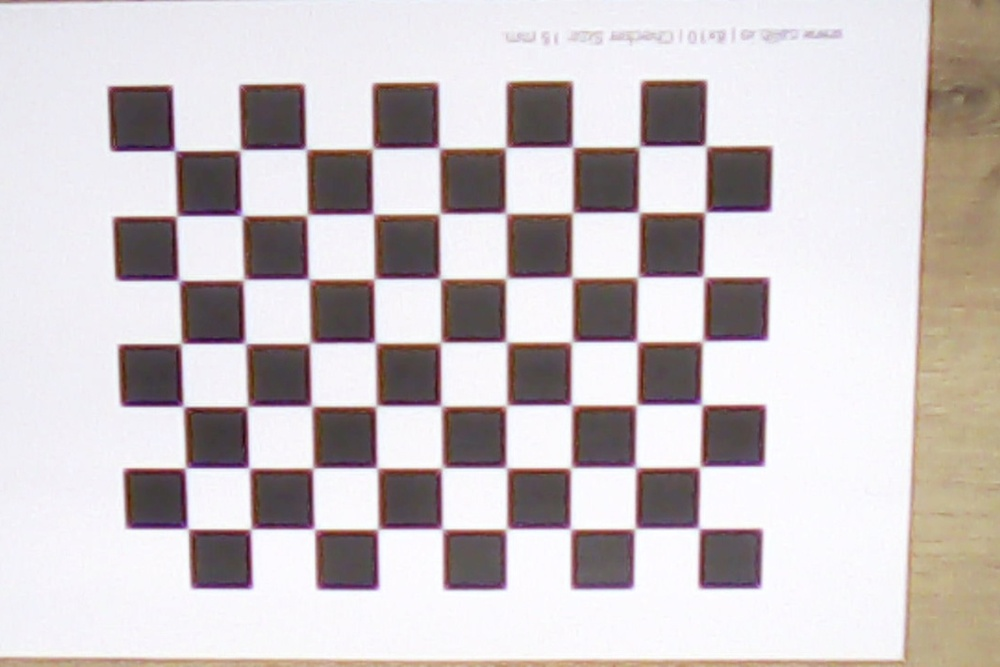
#> input picture cal/1.jpg, 1000 x 667 px, shrunk from 1440 x 960 before the run; the run also reads 1 picture not shown here
$ jupyter execute camera.ipynb
#> lines starting #> are read from the running program, lines starting #| are printed output that depends on the picture; after the words box and inside, x2 and y2 are one past the last pixel; in counts of white or black regions, pixels touching at a corner belong together
[cell 1]
import cv2
import numpy as np
import matplotlib.pyplot as plt

# Define chessboard size (Adjust if necessary)
chessboard_size = (7, 9)  # (Columns, Rows) - Change if needed
square_size = 1.0  # Set to 1.0 if unknown

# Prepare object points (3D points of chessboard corners in real-world)
objp = np.zeros((chessboard_size[0] * chessboard_size[1], 3), np.float32)
objp[:, :2] = np.mgrid[0:chessboard_size[0], 0:chessboard_size[1]].T.reshape(-1, 2) * square_size

# Lists to store 3D points (object points) and 2D points (image points)
objpoints = []  # Real-world points
imgpoints = []  # Image points (detected corners)

# List of calibration images (jpg format)
image_paths = ["cal/1.jpg","cal/2.jpg","cal/3.jpg","cal/4.jpg","cal/5.jpg","cal/6.jpg","cal/7.jpg","cal/8.jpg",]

# Read and process each calibration image
for img_path in image_paths:
    img = cv2.imread(img_path)   #Reads the image from the specified path
#> img is the input picture: shape (667, 1000, 3); mean B, G, R 195.1, 193.6, 201.6

    if img is None:
        print(f"Error: Could not load {img_path}")
        continue

    gray = cv2.cvtColor(img, cv2.COLOR_BGR2GRAY)  # Convert to grayscale
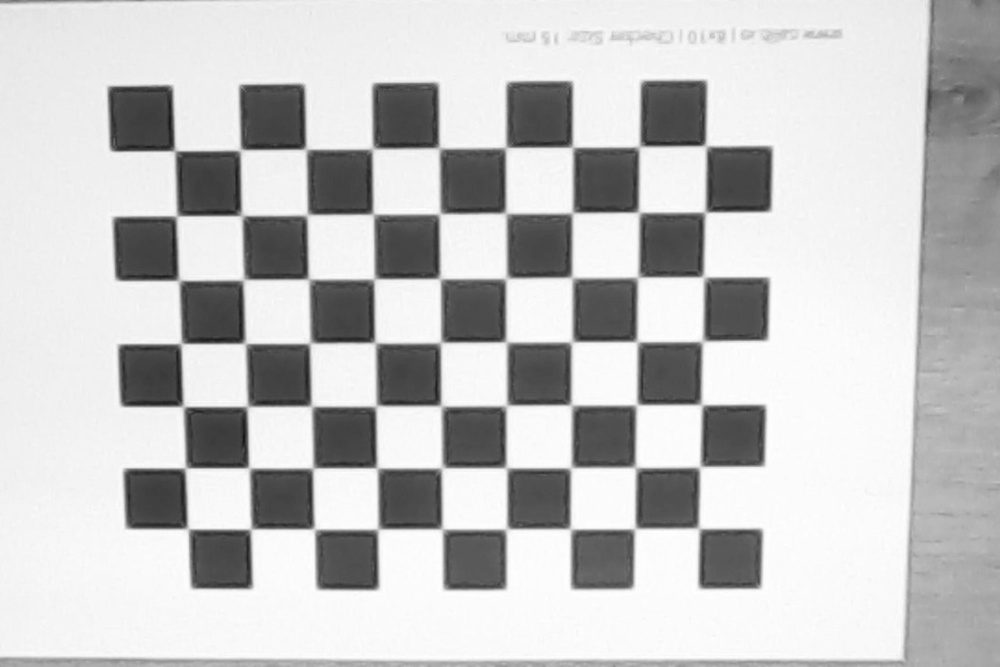
#> gray: shape (667, 1000); min 22, max 255, mean 196.1

    # Detect chessboard corners
    ret, corners = cv2.findChessboardCorners(gray, chessboard_size, None) # Detects the corners of a chessboard pattern,
#> ret = True; corners = 63 rows, first 8: [188, 528.5], [186.2, 467.5], [183.4, 406.5], [182, 344], [178.5, 281], [176.1, 217], [176, 149.5], [251, 529]
    #gray: The grayscale input image.
    #chessboard_size: The number of inner corners per chessboard row and column.

    #Reutrns of the functions are as follows:

    #ret: Boolean indicating success (True) or failure (False) in detecting the chessboard.
    #corners: Detected corner positions (if found).


    if ret:
        objpoints.append(objp)
        imgpoints.append(corners)

        # Draw and display the corners
        cv2.drawChessboardCorners(img, chessboard_size, corners, ret) # Draws detected chessboard corners on an image.
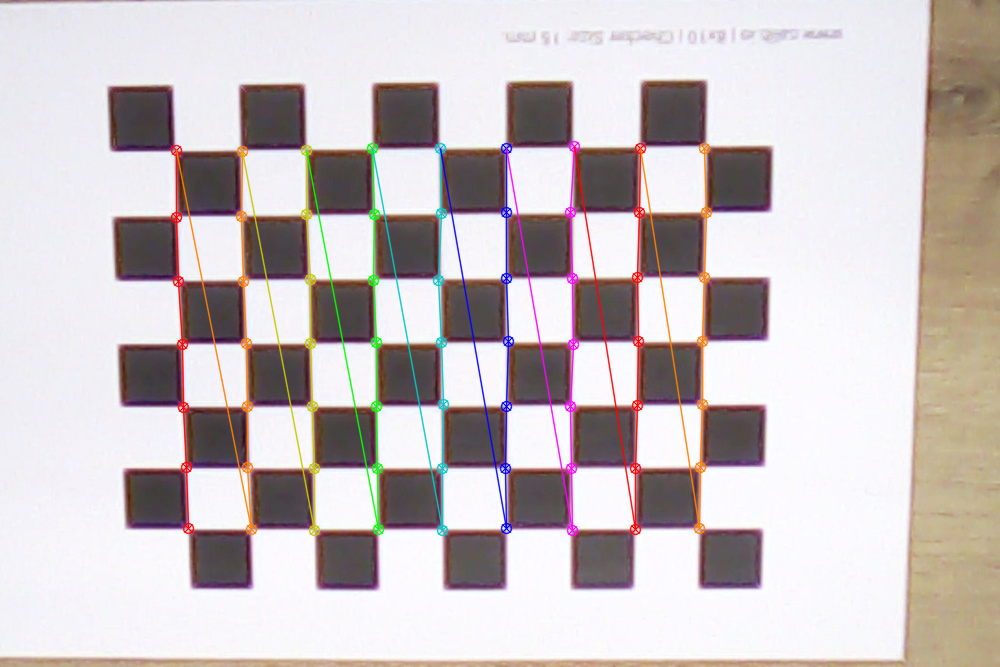
#> img: shape (667, 1000, 3); 3.68% of pixels changed, all inside (x1, y1, x2, y2) = (170, 140, 713, 537)
        plt.imshow(cv2.cvtColor(img, cv2.COLOR_BGR2RGB)) # Displays an image using Matplotlib.
        plt.title(f"Detected Corners - {img_path}")
        plt.axis("off")
        plt.show()
    else:
        print(f"Chessboard not detected in {img_path}")
#> pass 2 of the loop `for img_path in image_paths:`:
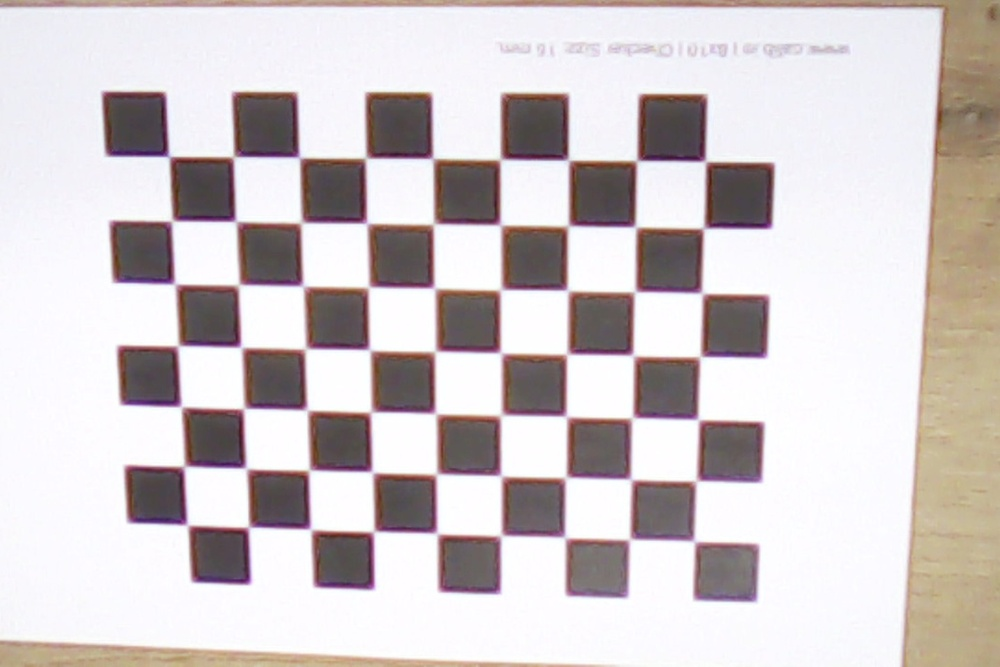
#> input picture cal/2.jpg, 1000 x 667 px, shrunk from 1440 x 960 before the run
#> img is the input picture: shape (667, 1000, 3); mean B, G, R 200.8, 199.8, 207.8
#> `gray = cv2.cvtColor(img, cv2.COLOR_BGR2GRAY)`:
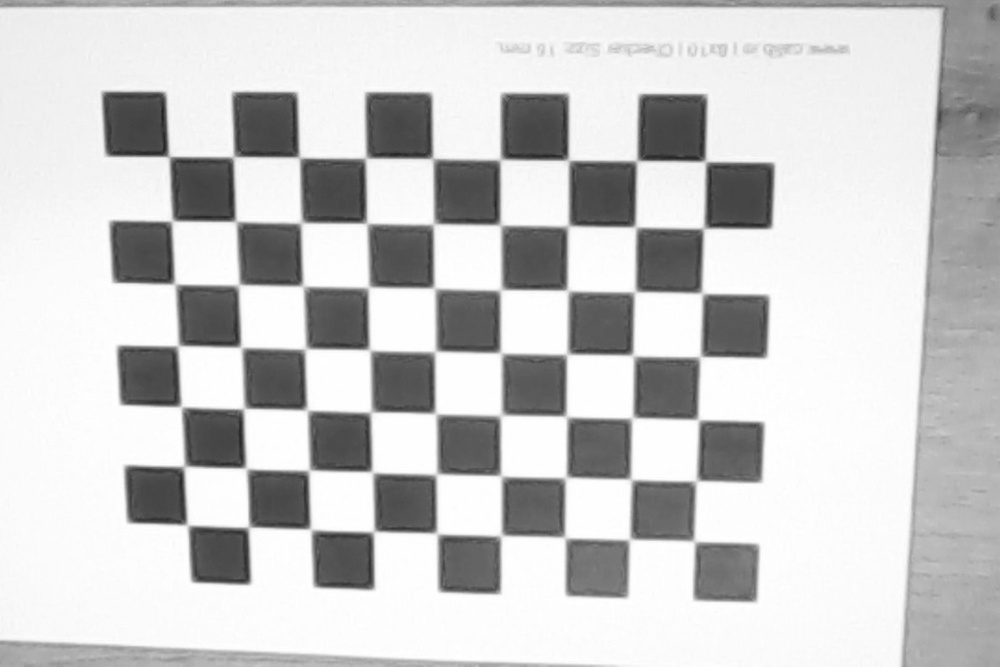
#> gray: shape (667, 1000); min 33, max 255, mean 202.3
#> corners = 63 rows, first 8: [705.2, 159.1], [703.5, 228], [701.5, 293], [700, 357], [698.5, 420], [696.5, 481], [694.5, 541.5], [635.7, 161.7]
#> `cv2.drawChessboardCorners(img, chessboard_size, corners, ret)`:
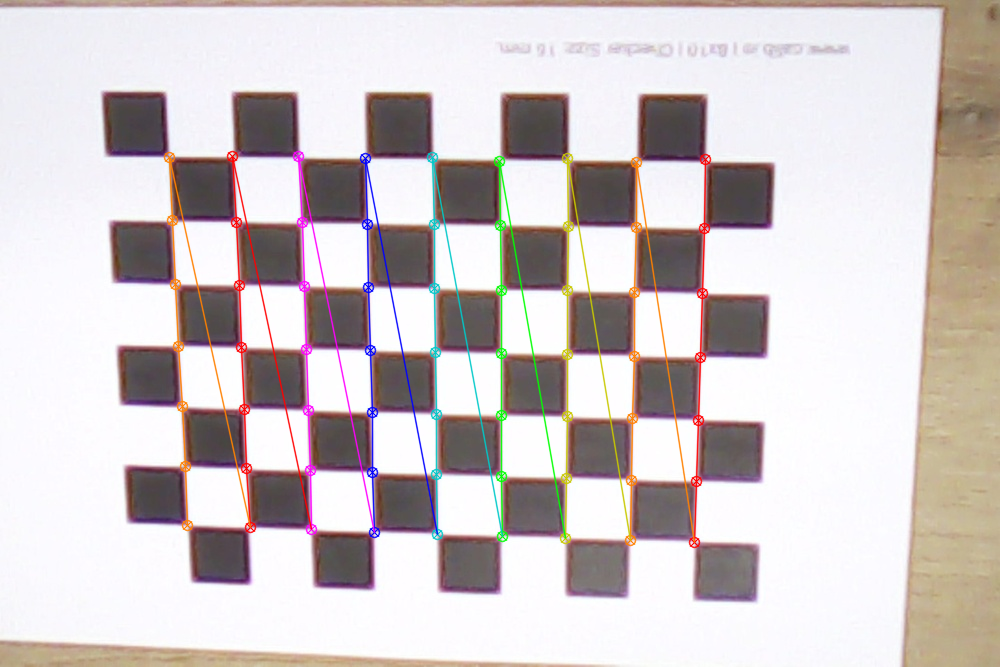
#> img: shape (667, 1000, 3); 3.64% of pixels changed, all inside (x1, y1, x2, y2) = (163, 150, 712, 549)
#> pass 3 of the loop `for img_path in image_paths:`:
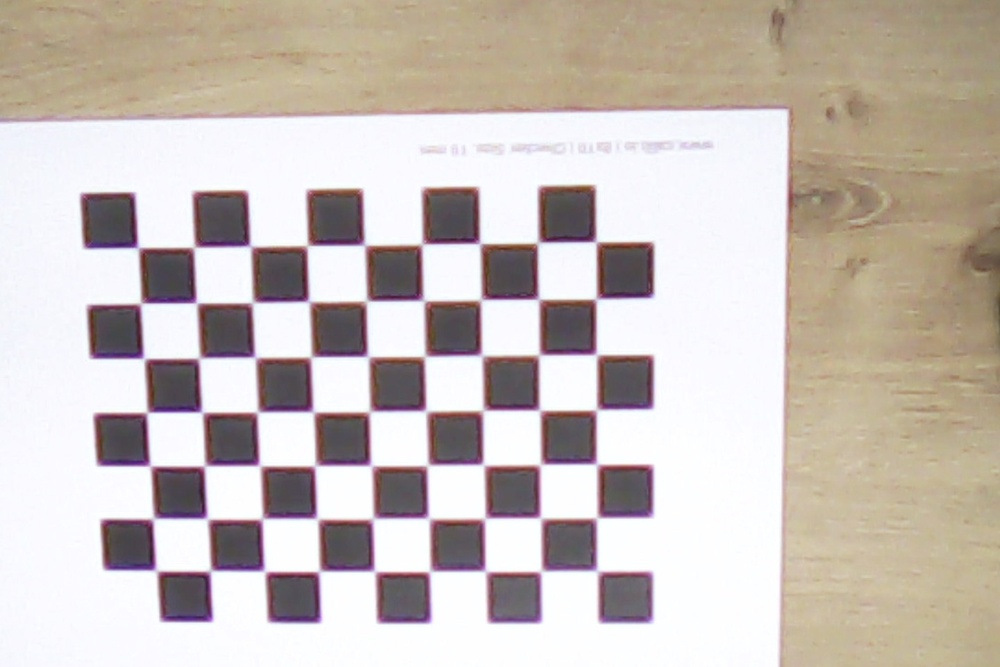
#> input picture cal/3.jpg, 1000 x 667 px, shrunk from 1440 x 960 before the run
#> img is the input picture: shape (667, 1000, 3); mean B, G, R 184.7, 190.3, 200.1
#> `gray = cv2.cvtColor(img, cv2.COLOR_BGR2GRAY)`:
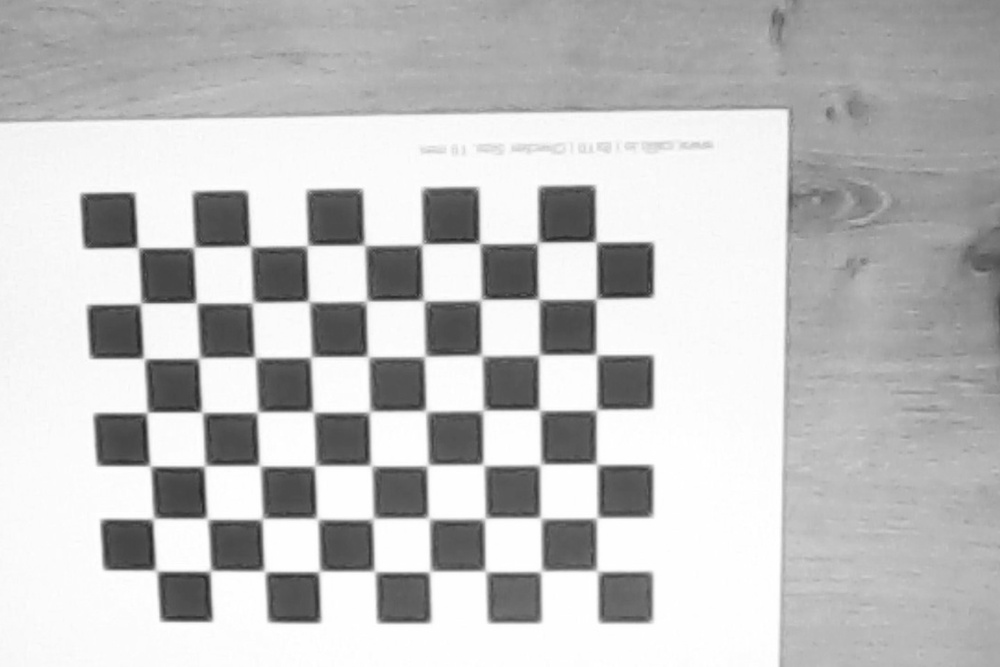
#> gray: shape (667, 1000); min 38, max 255, mean 192.6
#> corners = 63 rows, first 8: [595.8, 242.3], [596, 299], [596.5, 354.5], [596.5, 409.4], [596.5, 464.5], [596.5, 517.5], [597, 571], [537.5, 243]
#> `cv2.drawChessboardCorners(img, chessboard_size, corners, ret)`:
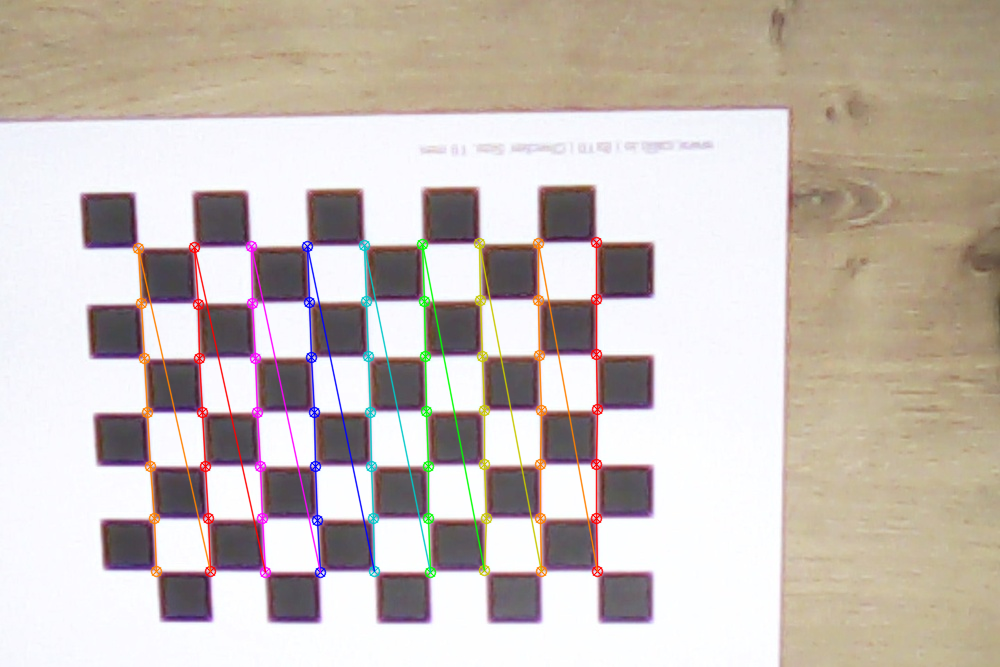
#> img: shape (667, 1000, 3); 3.26% of pixels changed, all inside (x1, y1, x2, y2) = (132, 236, 604, 579)
#> the loop made 8 passes; the first 3 are shown

## Intrinsic Parameters

[cell 2]
# Performed camera calibration
if len(objpoints) > 0 and len(imgpoints) > 0:
    ret, K, dist, rvecs, tvecs = cv2.calibrateCamera(objpoints, imgpoints, gray.shape[::-1], None, None) #Computes the intrinsic parameters
    #(camera matrix K) and extrinsic parameters (rotation and translation vectors) of the camera.

    #objpoints: 3D real-world coordinates of chessboard corners.
    #imgpoints: 2D image coordinates of detected corners.
    #gray.shape[::-1]: Image size in (width, height) format.
    #None, None: The initial guess for cameraMatrix and distCoeffs (optional).

    #ret: The RMS (Root Mean Square) re-projection error, indicating calibration accuracy.
    #K: The intrinsic matrix (camera matrix).
    #dist: The distortion coefficients (to correct lens distortion).
    #rvecs: Rotation vectors for each calibration image.
    #tvecs: Translation vectors for each calibration image.


    print("Intrinsic Matrix (K):\n", K)
    print("\nDistortion Coefficients:\n", dist)

    # Computed reprojection error
    reprojection_error = 0
    for i in range(len(objpoints)):
        imgpoints2, _ = cv2.projectPoints(objpoints[i], rvecs[i], tvecs[i], K, dist) # Reprojects 3D world points (objectPoints) back into 2D image space using the computed camera parameters.
        error = cv2.norm(imgpoints[i], imgpoints2, cv2.NORM_L2) / len(imgpoints2)    # Computes the difference (error) between two sets of points using the L2 norm (Euclidean distance).

        reprojection_error += error
    reprojection_error /= len(objpoints)

    print("\nReprojection Error:", reprojection_error)

else:
    print("Calibration failed: No valid chessboard detections.")

## Undistord Images

[cell 3]
# Loading left and right images
left_img = cv2.imread("cal/1.jpg")
right_img = cv2.imread("cal/2.jpg")

# Convert to grayscale
left_gray = cv2.cvtColor(left_img, cv2.COLOR_BGR2GRAY)
right_gray = cv2.cvtColor(right_img, cv2.COLOR_BGR2GRAY)

# Undistort images
undistorted_left = cv2.undistort(left_gray, K, dist) # Removes distortion from an image using a precomputed camera matrix (K) and distortion coefficients.Corrects radial and tangential distortions caused by the camera lens, ensuring straight lines remain straight.
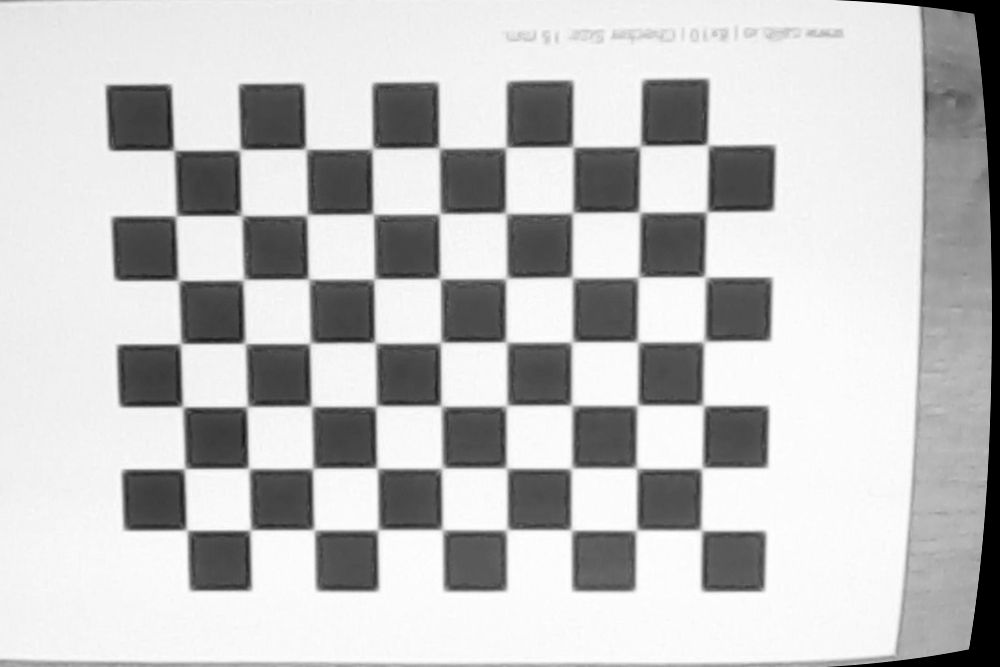
#> undistorted_left: shape (667, 1000); min 0, max 255, mean 193.1
undistorted_right = cv2.undistort(right_gray, K, dist)
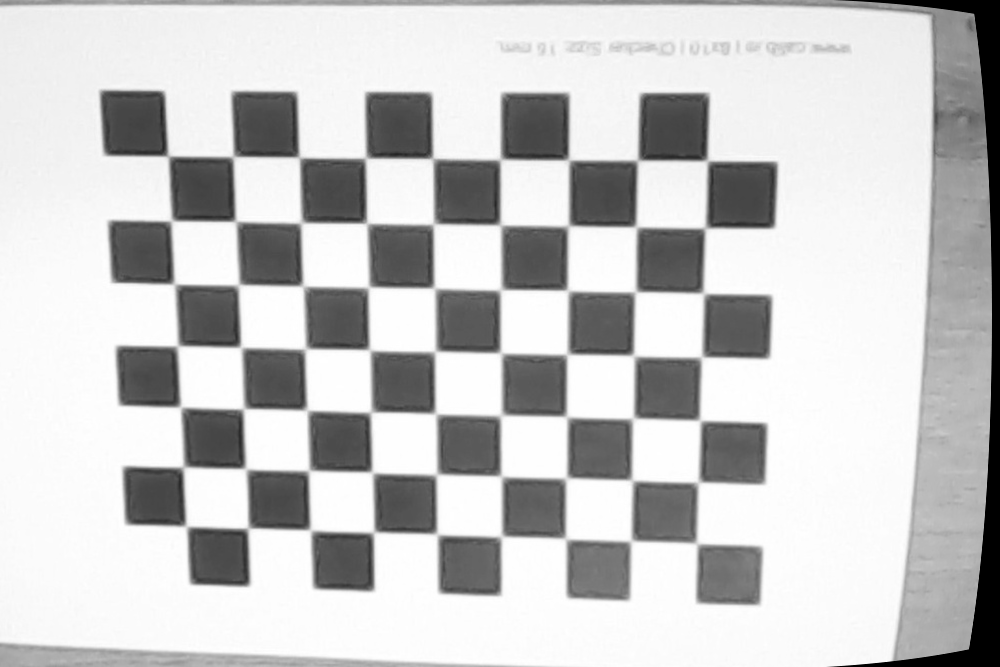
#> undistorted_right: shape (667, 1000); min 0, max 255, mean 199.1

# Display the undistorted images
plt.figure(figsize=(10, 5))
plt.subplot(1, 2, 1)
plt.imshow(undistorted_left, cmap="gray")
plt.title("Undistorted Left Image")
plt.axis("off")

plt.subplot(1, 2, 2)
plt.imshow(undistorted_right, cmap="gray")
plt.title("Undistorted Right Image")
plt.axis("off")

plt.show()
